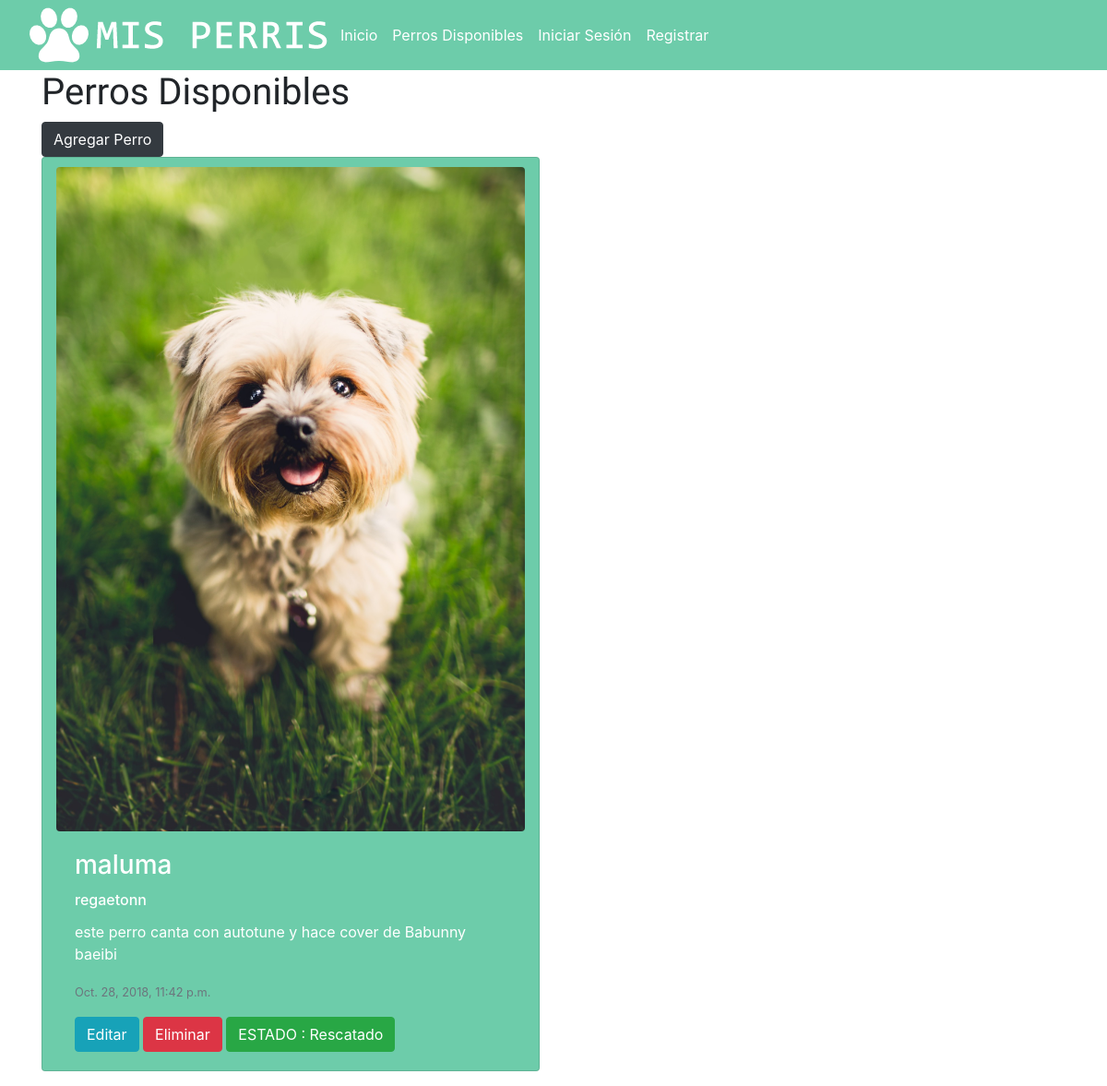
The page /perris on the database as committed earlier.
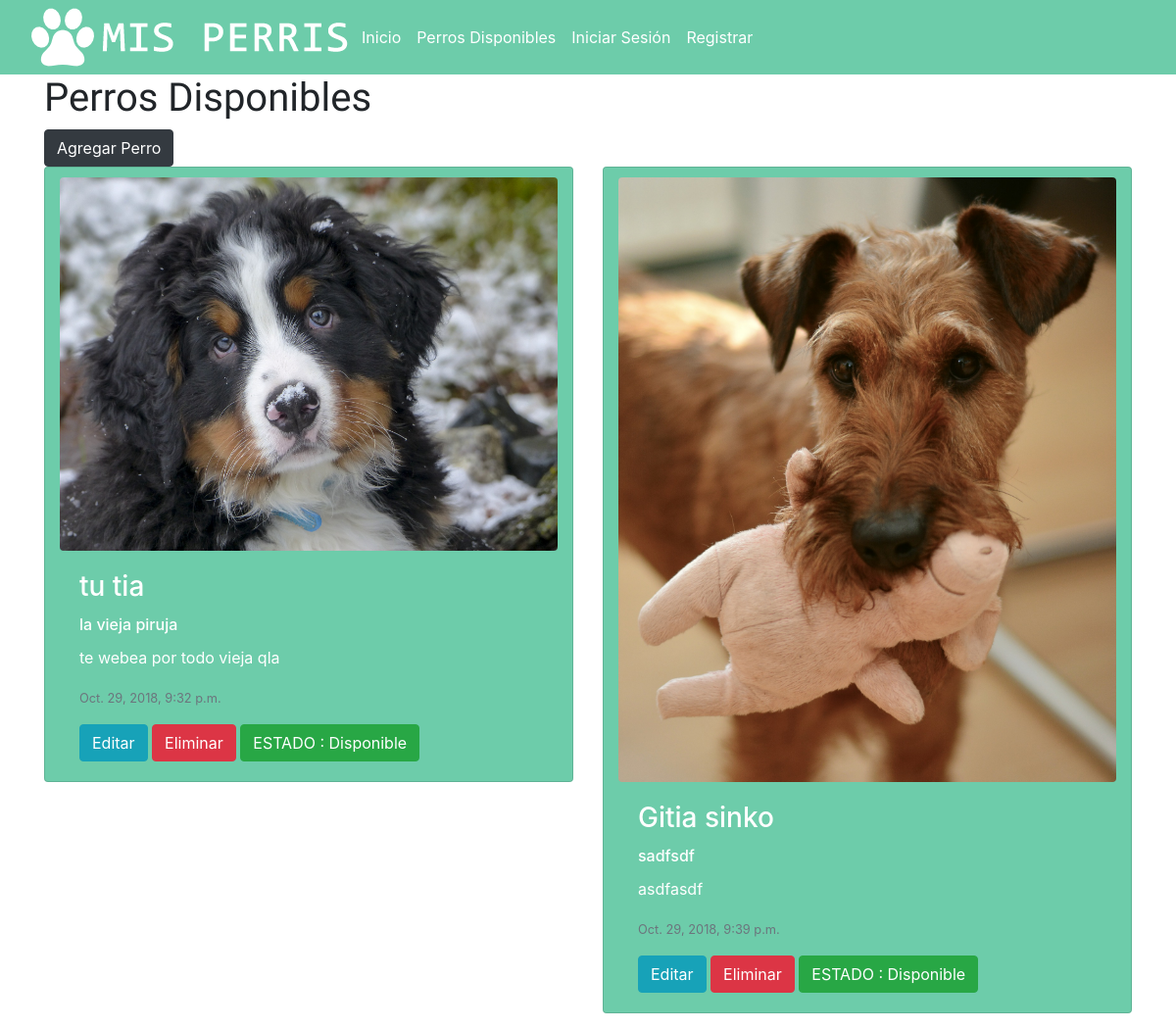
The same page on the database as committed later.
### blog/models.py (models this page shows, shortened)
class Perros_Rescatados(models.Model):
    author = models.ForeignKey('auth.User', on_delete=models.CASCADE)
    estado= models.CharField(max_length=30, choices=ESTADOS, default='')
    foto_perro=models.FileField(blank=True, null=True)
    nombre_perro = models.CharField(max_length=200)
    raza_predominante = models.CharField(max_length=200)
    descripcion=models.TextField()
    published_date = models.DateTimeField(blank=True, null=True)
    class Meta:
        permissions = (
            ('usuarios', _('Usuarios')),
        )

### blog/views.py (the view)
# urls.py: url('perris', views.post_list , name= 'post_list'),
def post_list(request):
    perro = Perros_Rescatados.objects.filter(published_date__lte=timezone.now()).order_by('published_date')
    return render(request, 'blog/post_list.html', {'perro': perro})

### blog/templates/blog/post_list.html (shortened to what this page needs)
<!DOCTYPE html>
{% extends 'blog/base.html' %}
	{% block content %}
	<div class="container" >
<h1 class="animated fadeInLeft tituloperro">Perros Disponibles</h1>
<a href="{%url 'post_edit_addperro'%}" class="btn btn-dark animated fadeInLeft " >Agregar Perro</a>
<div class="row">
    {% for perro in perro %}
    <div class="col-12 col-md-6 col-lg-6">
       <div class="card mb-3 container animated fadeInLeft" style="background-color: #6DCCAA">
        {% if perro.foto_perro %}
  <img class="card-img-top image-responsive margenimagen rounded" src="{{perro.foto_perro.url}}" alt="Card image cap">
  {% endif %}
  <div class="card-body card-">
    <h3 class="card-title text-white">{{ perro.nombre_perro }}</h3>
    <h6 class="card-title text-white">{{perro.raza_predominante}}</h6>
    <p class="card-text text-white">{{perro.descripcion}}</p>
    <p class="card-text"><small class="text-muted">{{ perro.published_date }}</small></p>
  <a href="{% url 'post_edit' pk=perro.pk %}" class="btn btn-info">Editar</a>
 <a href="{% url 'post_delete' pk=perro.pk %}" class="btn btn-danger">Eliminar</a>
 <button class="btn btn-success">ESTADO : {{perro.estado}}</button>
  </div>
</div>
</div>
 {% endfor %}
</div>
</div>
	{% endblock %}

### blog/templates/blog/base.html (shortened to what this page needs)
{% load staticfiles %}
<!DOCTYPE html>
<html>
<head>
	<link rel="stylesheet" href="{% static 'css/blog.css' %}">
    <link rel="stylesheet" href="https://stackpath.bootstrapcdn.com/bootstrap/4.1.3/css/bootstrap.min.css">
    <link rel="stylesheet" href="https://cdnjs.cloudflare.com/ajax/libs/animate.css/3.7.0/animate.min.css">
<body>
  <header>
    <nav class="navbar navbar-expand-lg navbar-light" style="background: #6DCCAA;">
   <a class="navbar-brand" href="#">
   <a href="{% url 'inicio' %}"><img src="{% static 'img/logo.png' %}" alt=""></a>
  </a>
  <div class="collapse navbar-collapse" id="navbarSupportedContent">
    <ul class="navbar-nav mr-auto">
      <li class="nav-item active">
        <a class="nav-link text-white" href="{%url 'inicio'%}">Inicio <span class="sr-only">(current)</span></a>
      </li>
      <li class="nav-item">
        <a class="nav-link text-white"  href="{%url 'post_list_user'%}">Perros Disponibles</a>
      </li>
        <li class=" form-inline my-2 my-lg-0">
        {% if user.is_authenticated %}
        <a class="nav-link text-white " href="{% url 'logout' %}"><i class="fas fa-sign-out-alt"></i> Cerrar Sesión ({{user.username}})</a>
      {% else %}
        <a class="nav-link text-white" href="{% url 'login' %}"> Iniciar Sesión</a>
        <a class="nav-link text-white " href="{% url 'registro' %}"> Registrar</a>
      {% endif %}
      </li>
    </ul>
  </div>
</nav>
</header>
            <div class="content">
            <div class="">
                <div class="">
                {% block content %}
                {% endblock %}
                </div>
            </div>
        </div>
    </body>
</html>

### blog/static/css/blog.css (style rules this page uses)
.tituloperro { font-family: 'Spicy Rice', cursive; }
.margenimagen { margin-top: 10px; }

Rows that differ between the two databases and show on the page:
removed Perros_Rescatados: foto_perro (picture), nombre_perro "maluma", raza_predominante "regaetonn", descripcion "este perro canta con autotune y hace cover de Babunny baeibi", published_date "Oct. 28, 2018, 11:42 p.m.", estado "Rescatado"
added Perros_Rescatados: foto_perro (picture), nombre_perro "tu tia", raza_predominante "la vieja piruja", descripcion "te webea por todo vieja qla", published_date "Oct. 29, 2018, 9:32 p.m.", estado "Disponible"
added Perros_Rescatados: foto_perro (picture), nombre_perro "Gitia sinko", raza_predominante "sadfsdf", descripcion "asdfasdf", published_date "Oct. 29, 2018, 9:39 p.m.", estado "Disponible"
